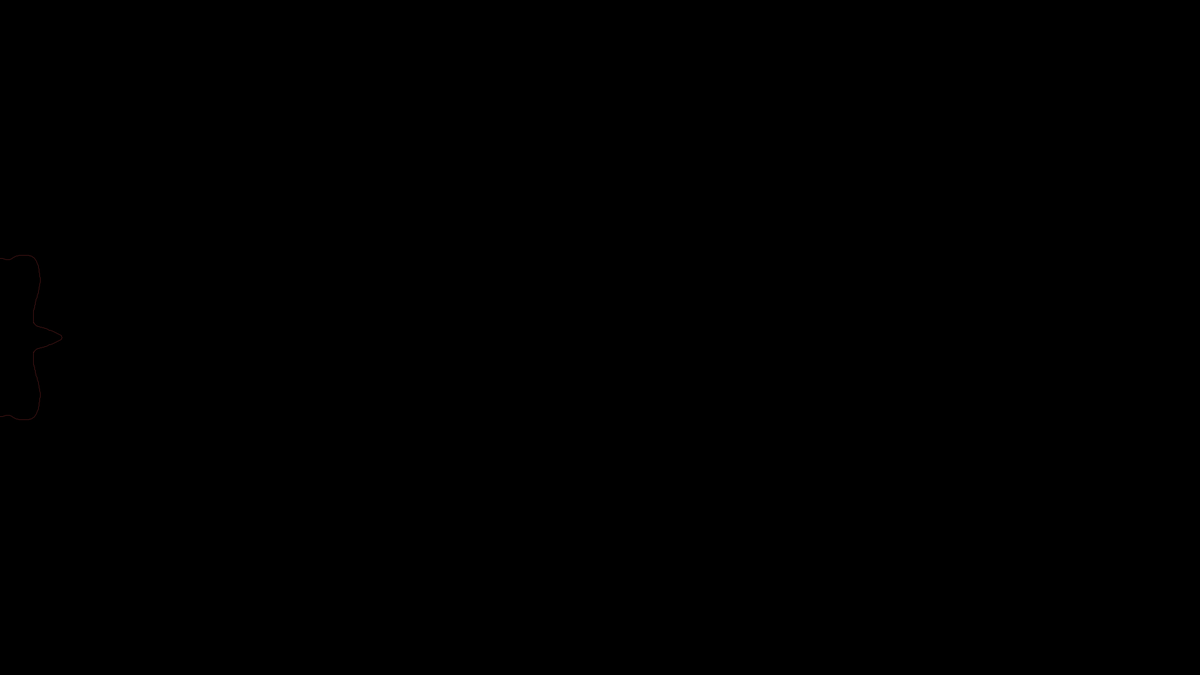
Frame 1 (no input)
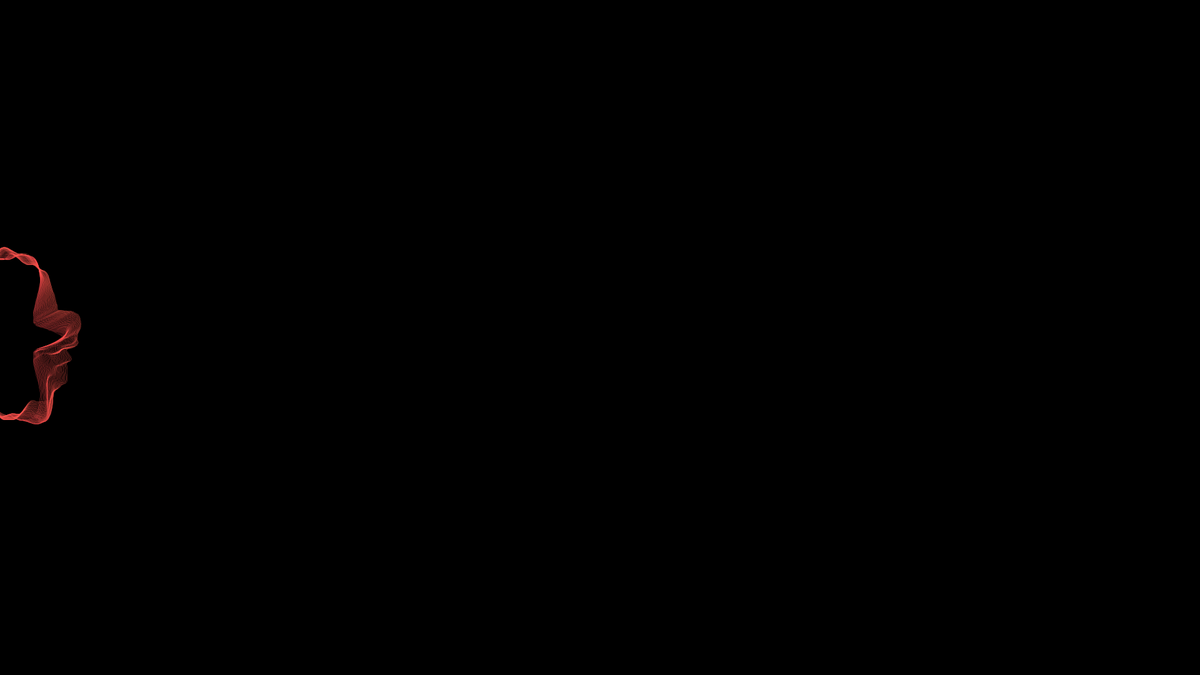
Frame 60 (the mouse pressed at the canvas centre just before this capture)
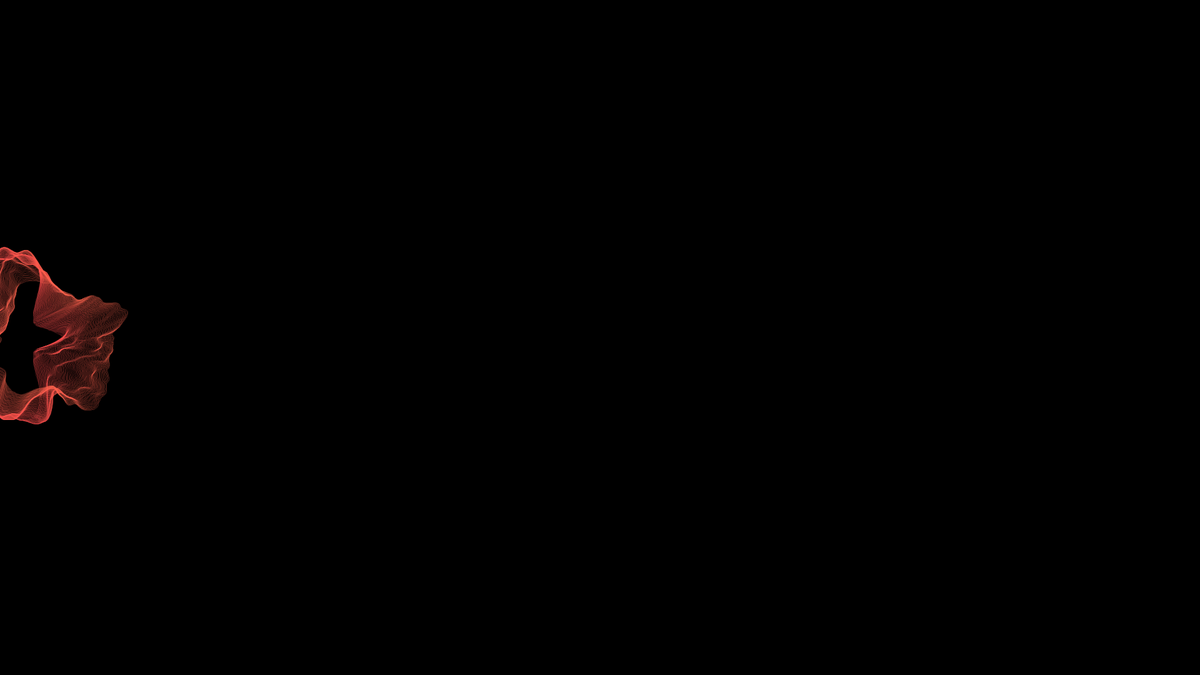
Frame 120 (the mouse held since frame 60 and released just before this capture)

The Processing sketch that drew these frames (run headless with seeded random() and noise(); from frame 60 on, the mouse is pressed at the canvas centre):

// Processing sketch: colorful_strip
// ── colorful_strip.pde
int npts=500;
float xOffset=0;
float yOffset=0;
float inc=1;
float centerX, centerY;

void setup() {
  size(1920, 1080);
  background(0);
  noFill();
  colorMode(HSB);
  centerX=0;
  centerY=height/2;
}

void draw() {
  stroke((frameCount*0.05)%255, 180, 255, 64);
  beginShape();
  for (int i=0; i<npts; i++) {
    float angle=TWO_PI*i/npts;
    PVector p=new PVector(cos(angle),sin(angle));

    float radius=noise(xOffset+p.x*inc, yOffset+p.y*inc)*200;
    p.mult(radius);
    vertex(p.x+centerX, p.y+centerY);
  }
  endShape(CLOSE);

  xOffset+=0.006;
  yOffset+=0.006;
  
  centerX++;
  if (centerX>width) {
    centerX=0;
    background(0);
  }
}
